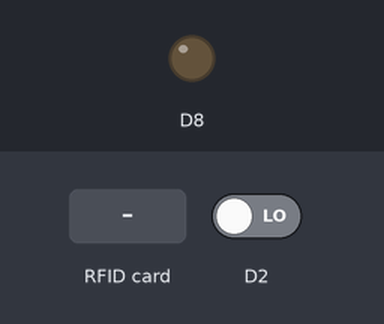
Bench run of a sketch on a simulated ESP8266 (NodeMCU). Shown: output pins drawn as LEDs (lit = HIGH). The inputs (shaded band) are chosen by the test bench; at power-on: D2 LOW. What the sketch prints to the serial monitor is not drawn.

Above: at 1.2 s.
1.3 s: D2 driven HIGH
At 1.7 s:
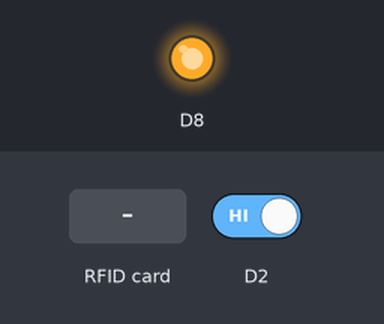
4.3 s: RFID card 11 93 81 85 95 held to the reader
At 5.1 s:
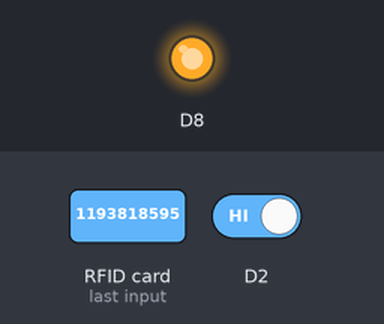
6.8 s: RFID card 5E 7A 19 C4 held to the reader
Timing chart, 0 to 14.8 s (numbered marks = the images above; inputs shaded):
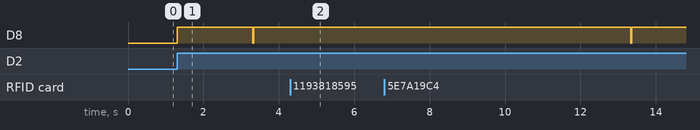

The sketch:

RFID.ino
```cpp
/* Read RFID Tag with RC522 RFID Reader
*/

#include <SPI.h>
#include <MFRC522.h>

constexpr uint8_t RST_PIN = D3;
constexpr uint8_t SS_PIN = D4;
int val = 0 ;


MFRC522 rfid(SS_PIN, RST_PIN);
MFRC522::MIFARE_Key key;

String tag;

void setup() {
  Serial.begin(9600);
  SPI.begin();
  rfid.PCD_Init();
  pinMode(D8, OUTPUT);
  pinMode(D2, INPUT);
}

void loop() {

  val = digitalRead(D2);
  if(val == HIGH )
  {

   digitalWrite(D8, HIGH);
   delay(2000);
   digitalWrite(D8, LOW);
  }

  if ( ! rfid.PICC_IsNewCardPresent())
    return;
  if (rfid.PICC_ReadCardSerial()) {
    for (byte i = 0; i < 4; i++) {
      tag += rfid.uid.uidByte[i];
    }
    Serial.println(tag);
    if (tag == "1193818595") {
      Serial.println("Access Granted!");
      digitalWrite(D8, HIGH);
    }
    else {
      Serial.println("Access Denied!");
      digitalWrite(D8, HIGH);
      delay(2000);
      digitalWrite(D8, LOW);
    }
    tag = "";
    rfid.PICC_HaltA();
    rfid.PCD_StopCrypto1();
  }

}
```

Measured:
- after the input at 1.3 s, D8: LOW → HIGH at once, → LOW 2.0 s later, → HIGH 0.03 s later
- after the input at 4.3 s, D8: stays HIGH (without the input it goes to LOW after 1.0 s)
